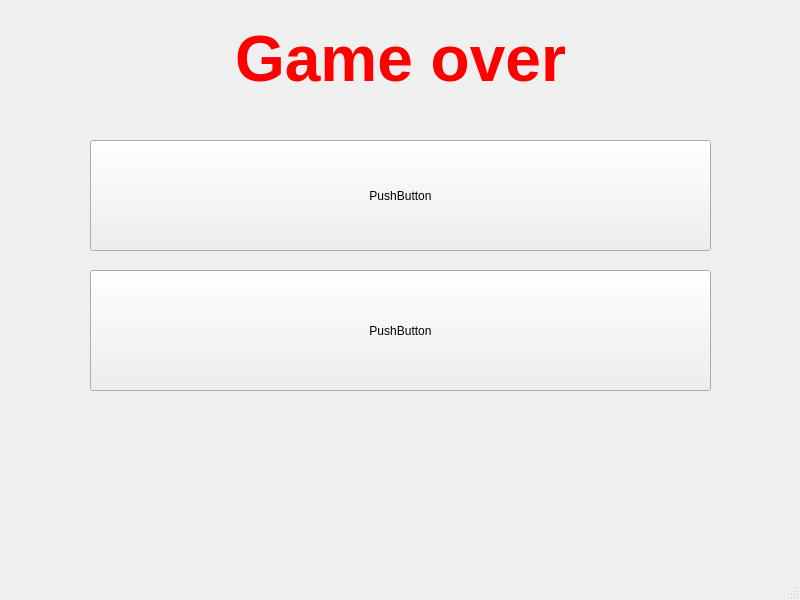
<?xml version="1.0" encoding="UTF-8"?>
<ui version="4.0">
 <class>MainWindow</class>
 <widget class="QMainWindow" name="MainWindow">
  <property name="geometry">
   <rect>
    <x>0</x>
    <y>0</y>
    <width>800</width>
    <height>600</height>
   </rect>
  </property>
  <property name="windowTitle">
   <string>MainWindow</string>
  </property>
  <widget class="QWidget" name="centralwidget">
   <widget class="QLabel" name="label">
    <property name="geometry">
     <rect>
      <x>60</x>
      <y>10</y>
      <width>681</width>
      <height>101</height>
     </rect>
    </property>
    <property name="text">
     <string>&lt;html&gt;&lt;head/&gt;&lt;body&gt;&lt;p align=&quot;center&quot;&gt;&lt;span style=&quot; font-size:48pt; font-weight:600; color:#ff0000;&quot;&gt;Game over&lt;/span&gt;&lt;/p&gt;&lt;/body&gt;&lt;/html&gt;</string>
    </property>
   </widget>
   <widget class="QPushButton" name="pushButton">
    <property name="geometry">
     <rect>
      <x>90</x>
      <y>140</y>
      <width>621</width>
      <height>111</height>
     </rect>
    </property>
    <property name="text">
     <string>PushButton</string>
    </property>
   </widget>
   <widget class="QPushButton" name="pushButton_2">
    <property name="geometry">
     <rect>
      <x>90</x>
      <y>270</y>
      <width>621</width>
      <height>121</height>
     </rect>
    </property>
    <property name="text">
     <string>PushButton</string>
    </property>
   </widget>
  </widget>
  <widget class="QMenuBar" name="menubar">
   <property name="geometry">
    <rect>
     <x>0</x>
     <y>0</y>
     <width>800</width>
     <height>26</height>
    </rect>
   </property>
  </widget>
  <widget class="QStatusBar" name="statusbar"/>
 </widget>
 <resources/>
 <connections/>
</ui>
